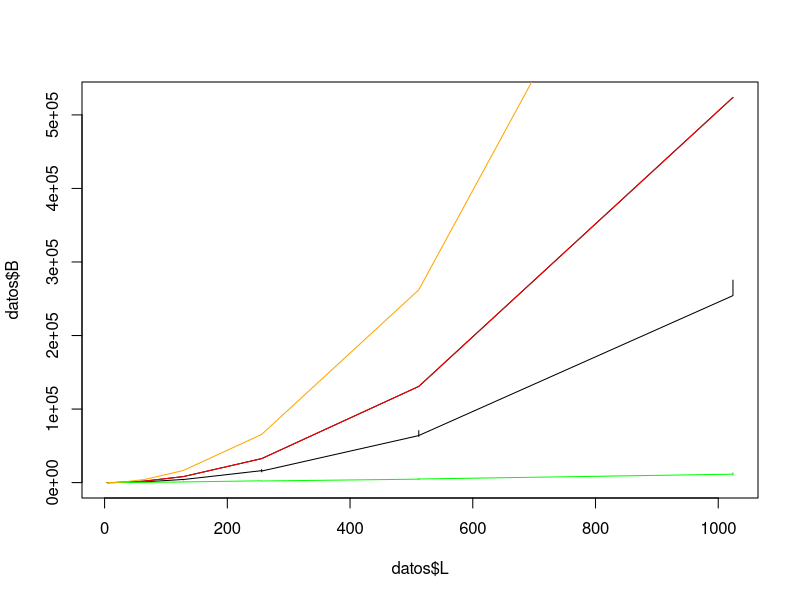
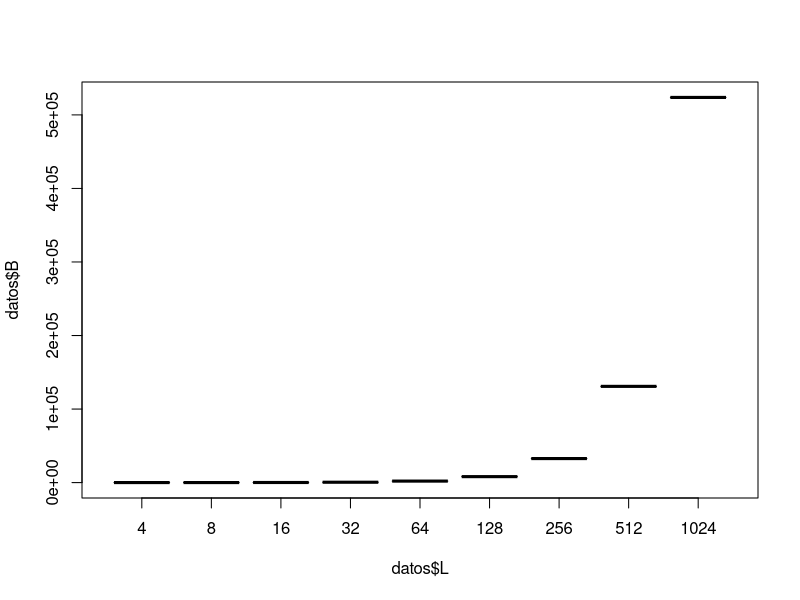
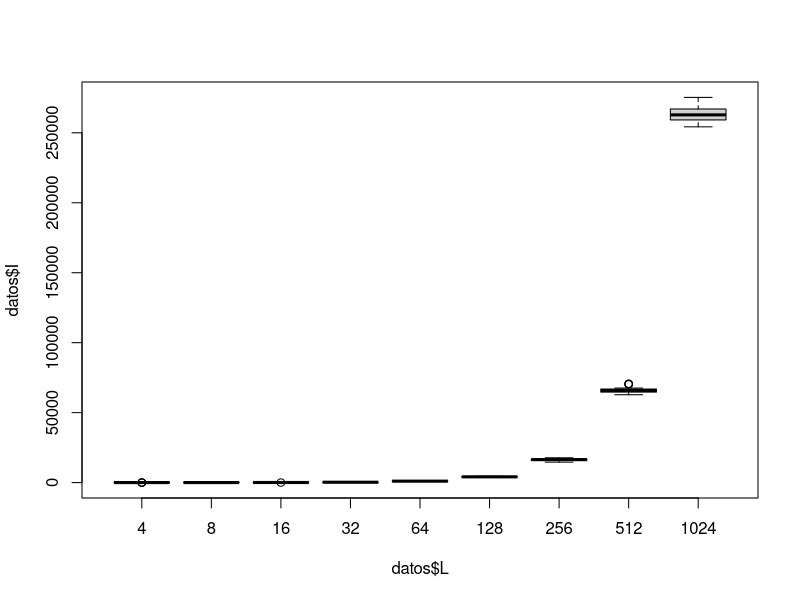
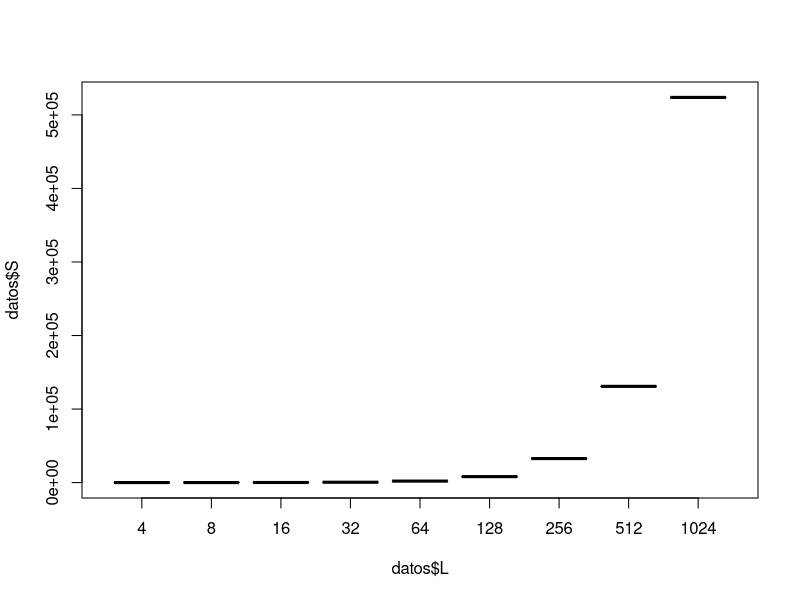
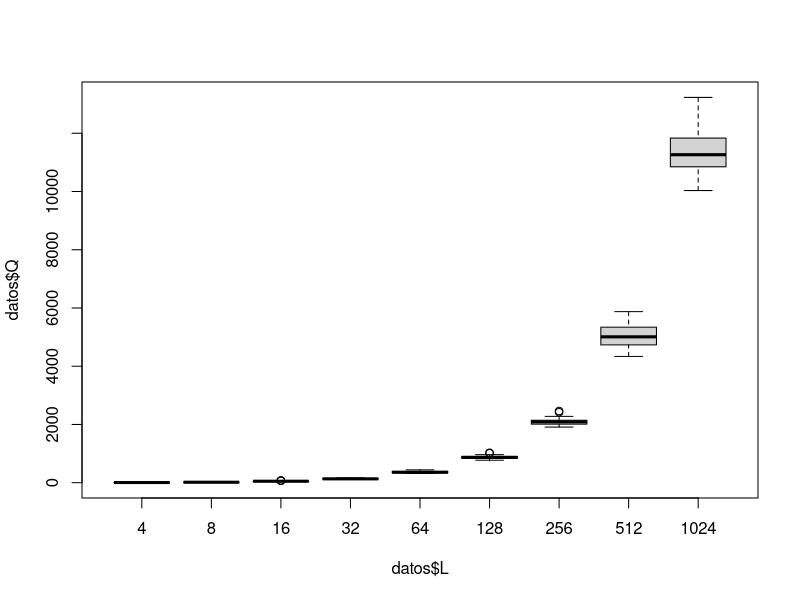

Generate these figures, in order, with R:
datos = read.csv("ordenamiento.dat", sep = " ")
plot(x=datos$L, y=datos$B, type="l")
lines(x=datos$L, y=datos$I, color="Blue")
lines(x=datos$L, y=datos$S, col="Red")
lines(x=datos$L, y=datos$Q, col="green")
lines(x=datos$L, y=datos$L**2, col="orange")

boxplot(datos$B~datos$L)
boxplot(datos$I~datos$L)
boxplot(datos$S~datos$L)
boxplot(datos$Q~datos$L)
